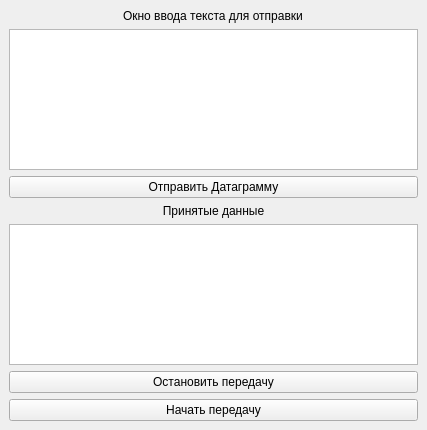
<?xml version="1.0" encoding="UTF-8"?>
<ui version="4.0">
 <class>MainWindow</class>
 <widget class="QMainWindow" name="MainWindow">
  <property name="geometry">
   <rect>
    <x>0</x>
    <y>0</y>
    <width>427</width>
    <height>430</height>
   </rect>
  </property>
  <property name="windowTitle">
   <string>MainWindow</string>
  </property>
  <widget class="QWidget" name="centralwidget">
   <layout class="QVBoxLayout" name="verticalLayout">
    <item alignment="Qt::AlignmentFlag::AlignHCenter">
     <widget class="QLabel" name="label">
      <property name="text">
       <string>Окно ввода текста для отправки</string>
      </property>
     </widget>
    </item>
    <item>
     <widget class="QTextEdit" name="te_textToSend"/>
    </item>
    <item>
     <widget class="QPushButton" name="pb_sendDG">
      <property name="text">
       <string>Отправить Датаграмму</string>
      </property>
     </widget>
    </item>
    <item>
     <widget class="QLabel" name="lb_receiveData">
      <property name="text">
       <string>Принятые данные</string>
      </property>
      <property name="alignment">
       <set>Qt::AlignmentFlag::AlignCenter</set>
      </property>
     </widget>
    </item>
    <item>
     <widget class="QTextEdit" name="te_result"/>
    </item>
    <item>
     <widget class="QPushButton" name="pb_stop">
      <property name="text">
       <string>Остановить передачу</string>
      </property>
     </widget>
    </item>
    <item>
     <widget class="QPushButton" name="pb_start">
      <property name="text">
       <string>Начать передачу</string>
      </property>
     </widget>
    </item>
   </layout>
  </widget>
 </widget>
 <resources/>
 <connections/>
</ui>
